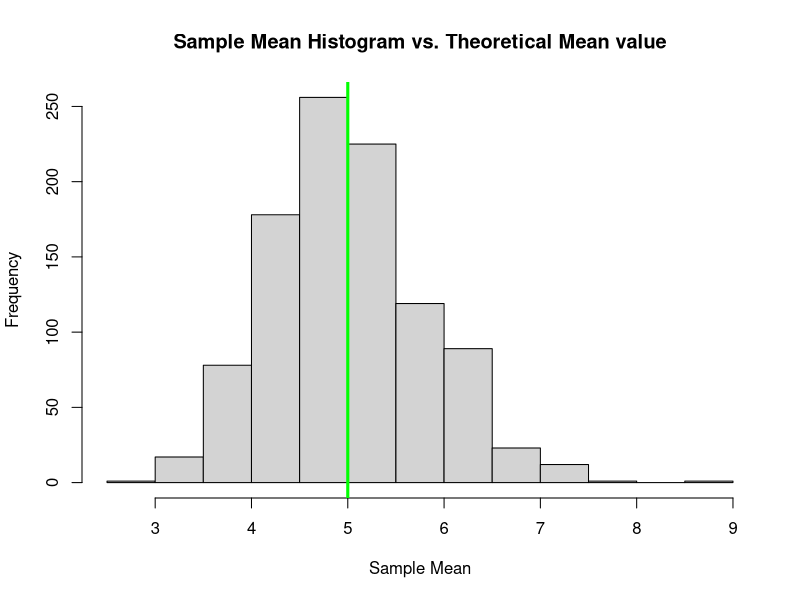
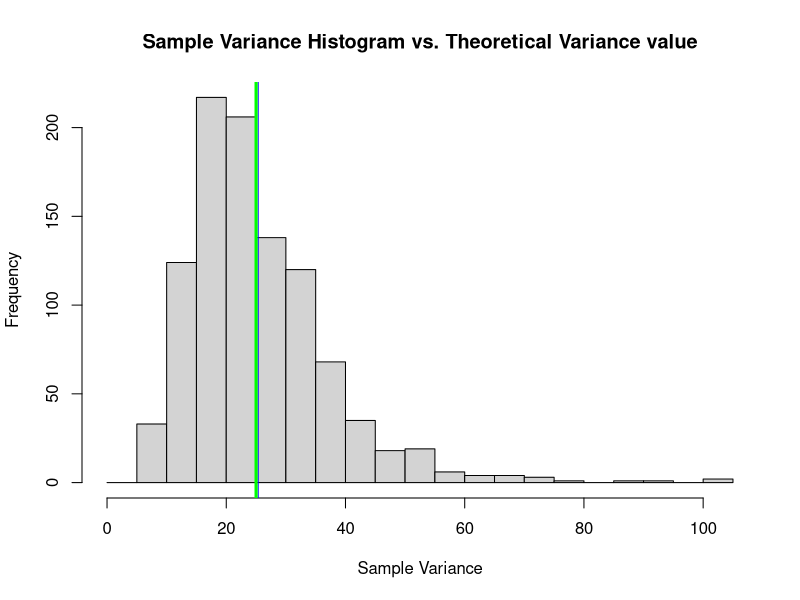
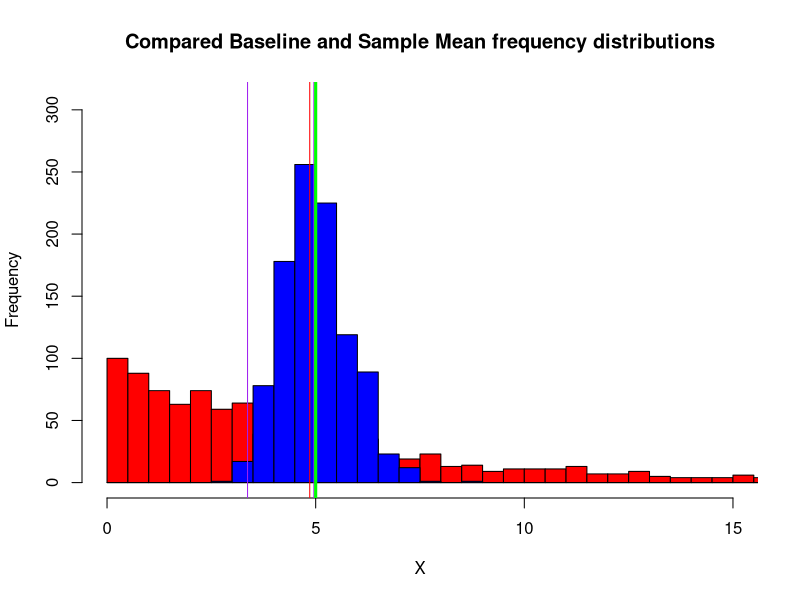
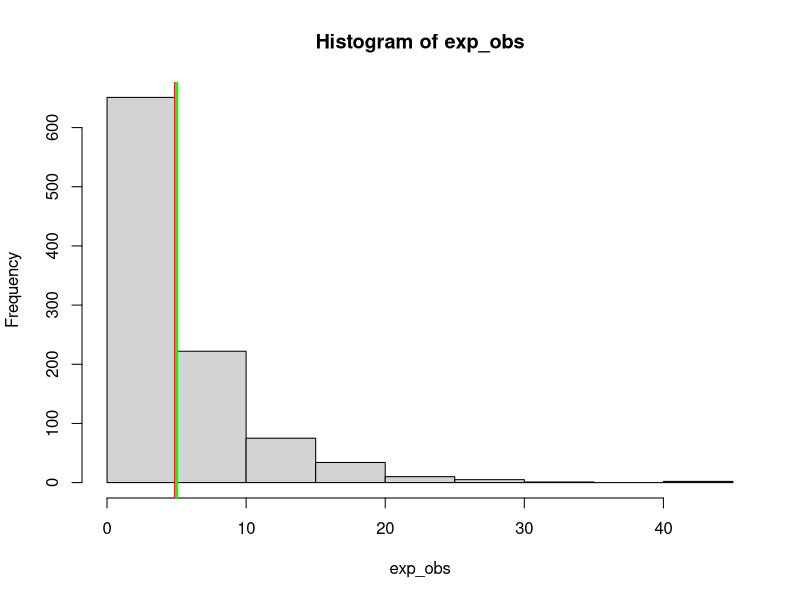
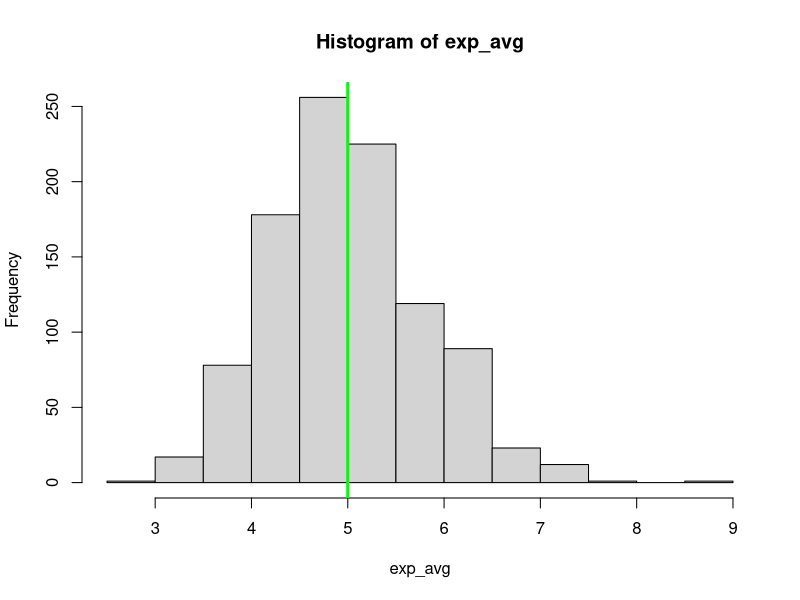

Source code (R) for these figures, in order:
## ---- chunk 1
## Loading dependencies
## This code chunk will not be displayed on the R Markdown document
library(dplyr)
library(lubridate)
library(ggplot2)
library(reshape2)
library(stringdist)
library(datasets)
## ---- chunk 2
## Setting seed and other simulation parameters
set.seed(100); lambda <- 0.2; n <- 1000; navg <- 40
## ---- chunk 3
## Simulating n exponential observations with rate = lambda
exp_obs <- rexp(n, rate = lambda)
## ---- chunk 4
## Simulating n averages and variances of navg exponential observations with rate = lambda
exp_sim <- matrix(rexp(n*navg, rate = lambda), nrow = n, ncol = navg)
exp_avg <- exp_var <- NULL
for (i in 1:n) {
        exp_avg <- c(exp_avg, mean(exp_sim[i, ])); exp_var <- c(exp_var, var(exp_sim[i, ]))
}
## ---- chunk 5
print(hist(exp_avg, main = 'Sample Mean Histogram vs. Theoretical Mean value', 
           xlab = 'Sample Mean'))
abline(v = c(mean(exp_avg), 1/lambda), col = c('blue', 'green'), lwd=c(1, 3))
## ---- chunk 6
c(Sample_Variance_Mean = mean(exp_var), Theoretical_Variance = (1/lambda)^2)
## ---- chunk 7
print(hist(exp_var, breaks = seq(0, 105, 5), 
           main = 'Sample Variance Histogram vs. Theoretical Variance value', 
           xlab = 'Sample Variance'))
abline(v = c(mean(exp_var), (1/lambda)^2), col = c('blue', 'green'), lwd=c(1, 3))
## ---- chunk 8
c(Sample_Variance_Mean = mean(exp_var), Theoretical_Variance = (1/lambda)^2)
## ---- chunk 9
bas <- hist(exp_obs, breaks = seq(0, max(exp_obs)+1, 0.5), plot = FALSE)
sam_mean <- hist(exp_avg, seq(0, max(exp_obs)+1, 0.5), plot = FALSE)
plot(bas, col = 'red', ylim = c(0, 310), xlim = c(0, 15), 
     main = 'Compared Baseline and Sample Mean frequency distributions', xlab = 'X')
plot(sam_mean, col = 'blue', add = TRUE)
abline(v = c(mean(exp_obs), median(exp_obs), mean(exp_avg), median(exp_avg), 1/lambda), 
       col = c('red', 'purple', 'blue', 'purple', 'green'), lwd=c(1, 1, 1, 1, 3))
## ---- chunk 10
c(Baseline_Mean = mean(exp_obs), Baseline_Median = median(exp_obs), 
        Sample_Mean_Mean = mean(exp_avg), Sample_Mean_Median = median(exp_avg), 
        Theoretical_Mean = 1/lambda)
## ---- chunk 11
print(hist(exp_obs));abline(v = c(mean(exp_obs), 1/lambda), col = c('red', 'green'), lwd=c(1, 3))
print(hist(exp_avg))
abline(v = c(mean(exp_avg), 1/lambda), col = c('blue', 'green'), lwd=c(1, 3))
